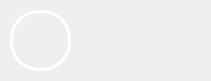
                      <widget class="QFrame" name="frame_3">
                       <property name="geometry">
                        <rect>
                         <x>670</x>
                         <y>270</y>
                         <width>211</width>
                         <height>81</height>
                        </rect>
                       </property>
                       <property name="styleSheet">
                        <string notr="true">border: 0.4px solid rgb(255, 255, 255);
background-image: url(:/images/images/images/5172658.png);
border-radius: 20px;</string>
                       </property>
                       <property name="frameShape">
                        <enum>QFrame::StyledPanel</enum>
                       </property>
                       <property name="frameShadow">
                        <enum>QFrame::Raised</enum>
                       </property>
                       <widget class="QFrame" name="frame_9">
                        <property name="geometry">
                         <rect>
                          <x>80</x>
                          <y>20</y>
                          <width>120</width>
                          <height>31</height>
                         </rect>
                        </property>
                        <property name="styleSheet">
                         <string notr="true">background-image: url(:/images/images/images/capcuu.png);</string>
                        </property>
                        <property name="frameShape">
                         <enum>QFrame::StyledPanel</enum>
                        </property>
                        <property name="frameShadow">
                         <enum>QFrame::Raised</enum>
                        </property>
                       </widget>
                       <widget class="QFrame" name="frame_18">
                        <property name="geometry">
                         <rect>
                          <x>10</x>
                          <y>10</y>
                          <width>61</width>
                          <height>61</height>
                         </rect>
                        </property>
                        <property name="styleSheet">
                         <string notr="true">image: url(:/images/images/images/115.png);
border: 3px solid rgb(255, 255, 255);
border-radius: 29px;</string>
                        </property>
                        <property name="frameShape">
                         <enum>QFrame::StyledPanel</enum>
                        </property>
                        <property name="frameShadow">
                         <enum>QFrame::Raised</enum>
                        </property>
                       </widget>
                       <widget class="QPushButton" name="capcuuButton">
                        <property name="geometry">
                         <rect>
                          <x>0</x>
                          <y>0</y>
                          <width>211</width>
                          <height>81</height>
                         </rect>
                        </property>
                        <property name="cursor">
                         <cursorShape>PointingHandCursor</cursorShape>
                        </property>
                        <property name="styleSheet">
                         <string notr="true">border: none;
border-radius: none;
background-image: url(:/images/images/images/nentrongsuot.png);
</string>
                        </property>
                        <property name="text">
                         <string/>
                        </property>
                       </widget>
                      </widget>
